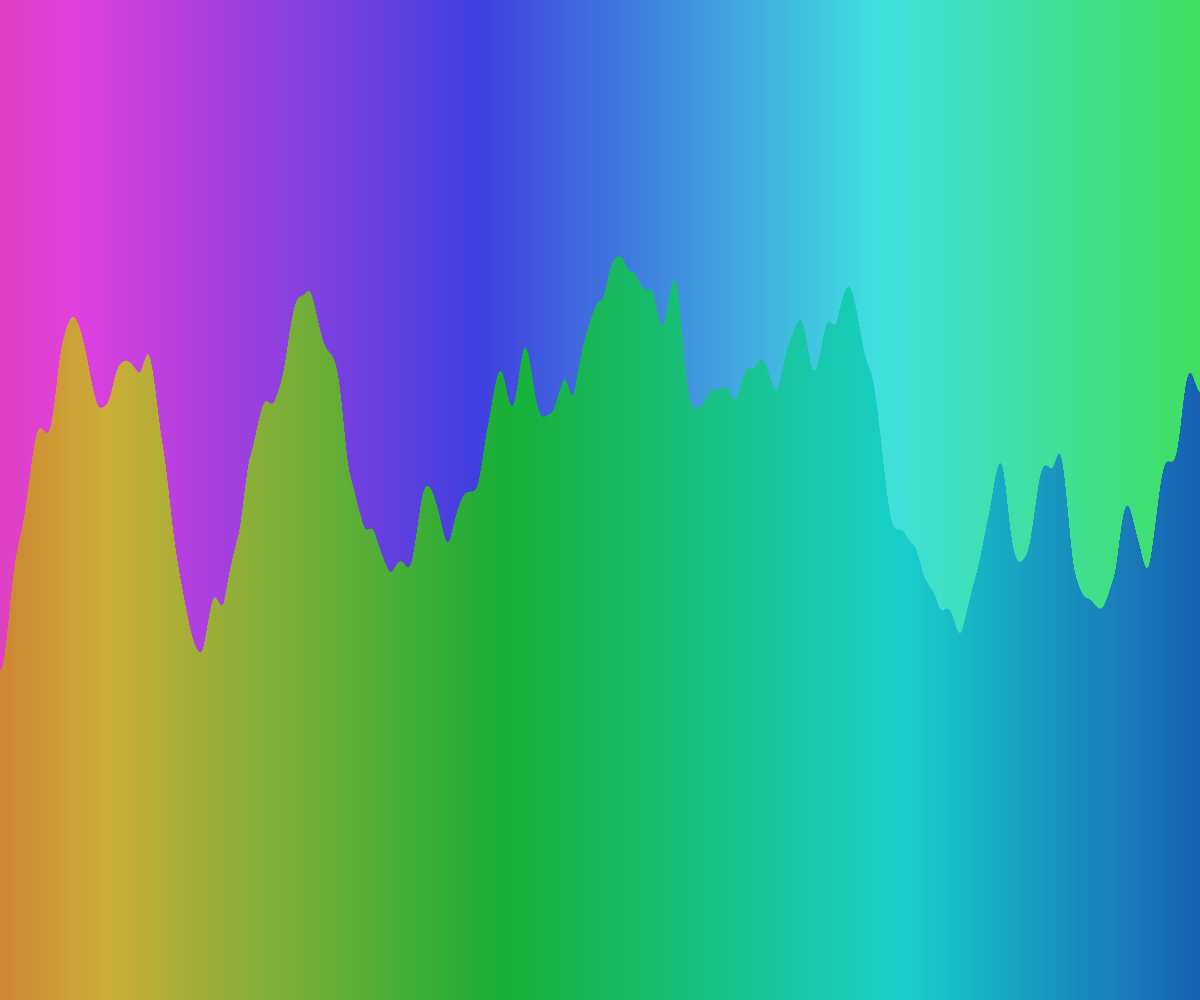
Frame 1 (no input)
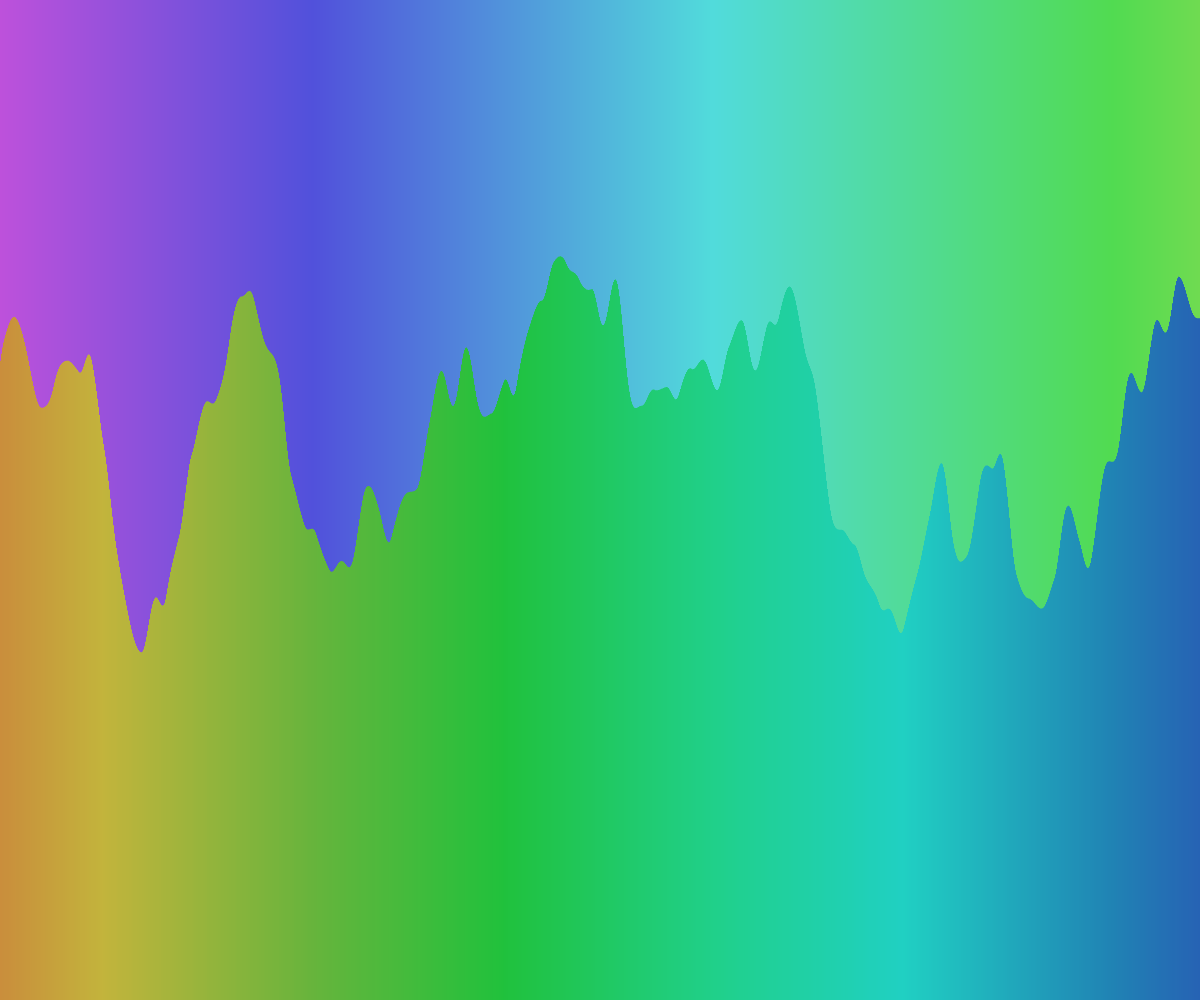
Frame 60 (no input)
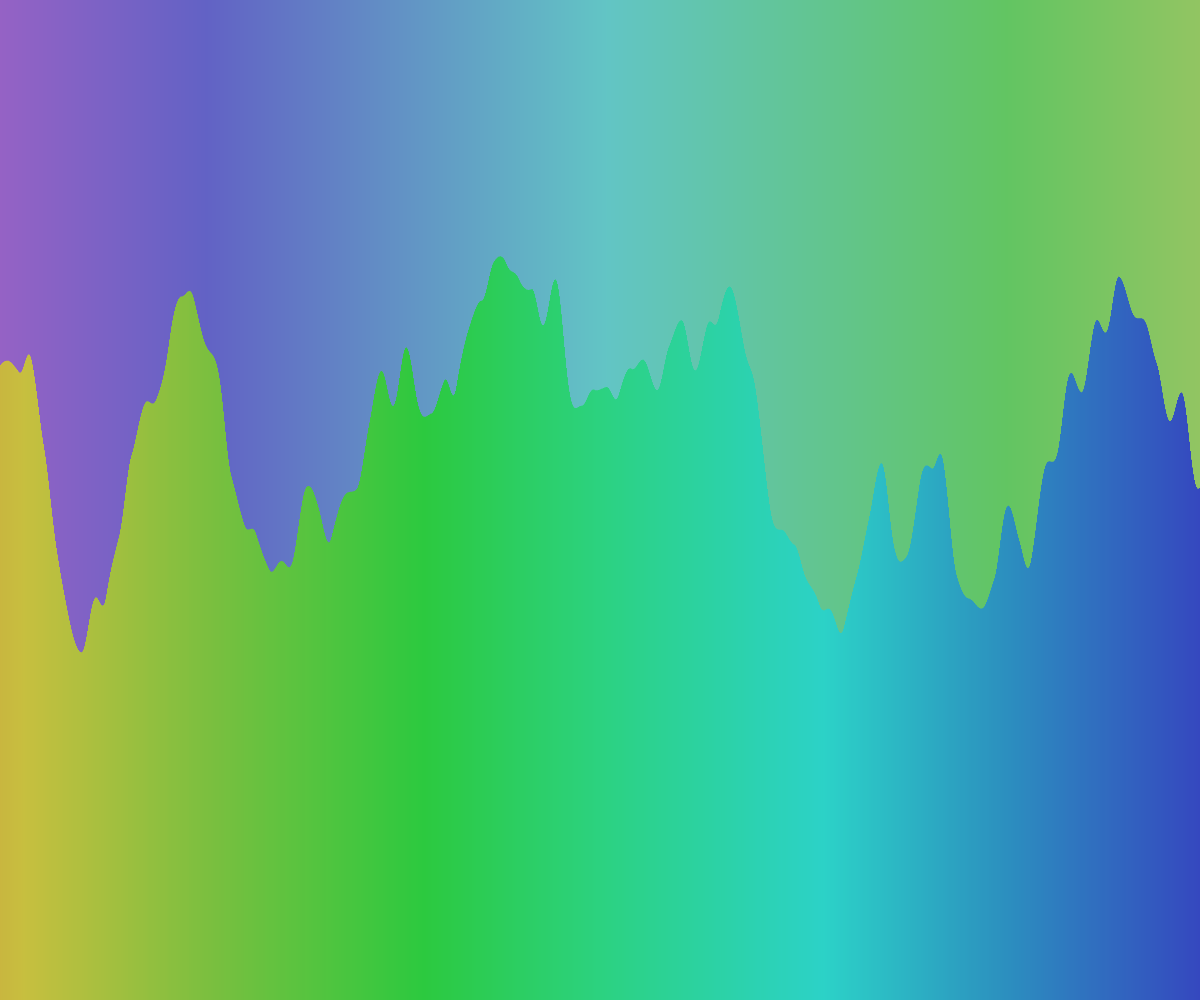
Frame 120 (the mouse pressed at the canvas centre since frame 60)

The p5.js sketch that drew these frames (run headless with seeded random() and noise() and a simulated clock; from frame 60 on, the mouse is pressed at the canvas centre):

// p5.js sketch
// ── sketch.js
let inc = 0.01;
let start = 0;
let colorStart = 100;// Initial offset for the wave colors
let bgColorStart = 3000; // Initial offset for the background colors

function setup() {
  createCanvas(windowWidth, windowHeight);
  colorMode(HSB, 360, 100, 100, 100);
}

function draw() {
  // Draw background
  noStroke();
  for (let x = 0; x < width; x++) {
    
   // Hue changes from right to left with noise variation
    let hue = ((width - x) / width * 180) + noise(bgColorStart) * 180;//max360
    let saturation = 30+noise(bgColorStart + 5) * 70;//max 100
    let brightness = 60+noise(bgColorStart + 10) * 40;//max100
    
    fill(hue, saturation, brightness);
    
   // Draw a vertical line at x to form the gradient
    rect(x, 0, 1, height);
  }
  
  // Draw wave
  noStroke();
  let xoff = start;// Start Perlin noise offset for the wave
  
  
  for (let x = 0; x < width; x++) {
    let hue =(x / width * 180)+ noise(colorStart) * 180;//max360
    let saturation = 60 + noise(colorStart + 5) * 40;//max 100
    let brightness = 70 + noise(colorStart + 10) * 30;//max 100
    
    fill(hue, saturation, brightness, 80);
    
    beginShape();
    let y = noise(xoff) * height;//Calculate the y position of the wave using noise
    vertex(x, height);
    vertex(x, y);
    vertex(x+1, y);
    vertex(x+1, height);
    endShape(CLOSE);
    
    xoff += inc;// Increment the Perlin noise offset for the next point
  }
  
  start += inc;// Move the wave offset for continuous animation
  colorStart += inc * 0.3;// Slowly change the wave colors
  bgColorStart += inc * 0.5; // Slowly change the background gradient colors
}
